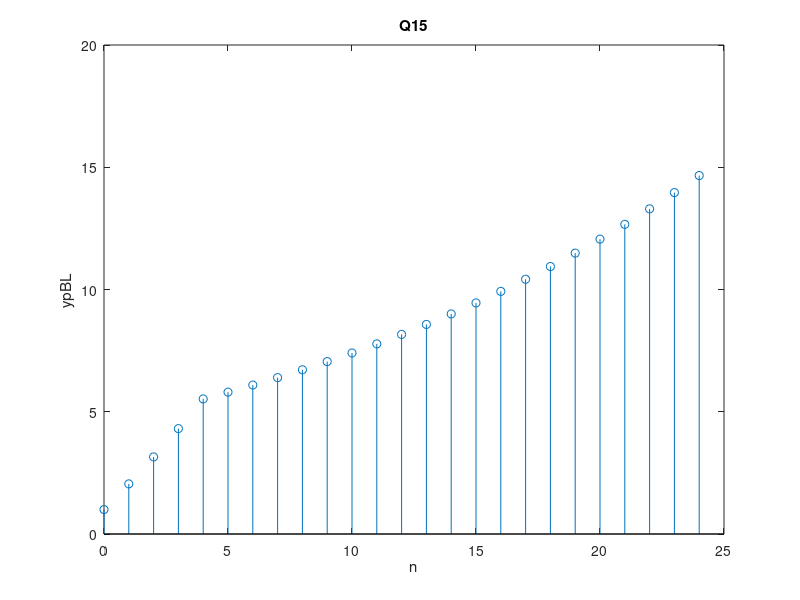

The MATLAB source for this figure:
%use a loop to find the pulse response
N = 0:24;
ypBL = zeros(1,25);

pulseSize = 1;
r= 0.05;
N0 = 5;

for n = 0:24;
    y0 = 1;
    ypBL(1) = y0;
    if (n > 0)&(n < N0)
        ypBL(n+1) = ypBL(n)*(1+r) + pulseSize;
    elseif (n >= N0)
        ypBL(n+1) = ypBL(n)*(1+r);
    end
end

stem(N,ypBL);
xlabel('n');
ylabel('ypBL');
title('Q15');
            
        